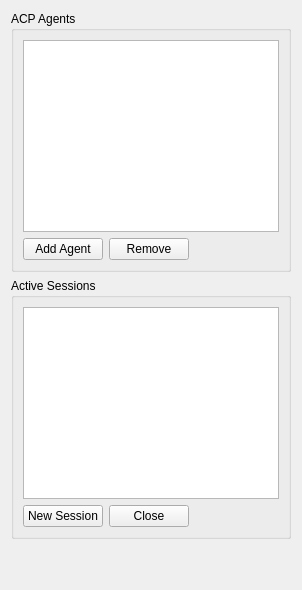
<?xml version="1.0" encoding="UTF-8"?>
<ui version="4.0">
 <class>ACPOption</class>
 <widget class="QWidget" name="ACPOption">
  <layout class="QVBoxLayout" name="verticalLayout">
   <item>
    <widget class="QGroupBox" name="groupBox">
     <property name="title">
      <string>ACP Agents</string>
     </property>
     <layout class="QVBoxLayout" name="verticalLayout_2">
      <item>
       <widget class="QListWidget" name="agentList">
        <property name="alternatingRowColors">
         <bool>true</bool>
        </property>
       </widget>
      </item>
      <item>
       <layout class="QHBoxLayout" name="horizontalLayout">
        <item>
         <widget class="QPushButton" name="addAgentBtn">
          <property name="text">
           <string>Add Agent</string>
          </property>
         </widget>
        </item>
        <item>
         <widget class="QPushButton" name="removeAgentBtn">
          <property name="text">
           <string>Remove</string>
          </property>
         </widget>
        </item>
        <item>
         <spacer name="horizontalSpacer">
          <property name="orientation">
           <enum>Qt::Horizontal</enum>
          </property>
          <property name="sizeHint" stdset="0">
           <size>
            <width>40</width>
            <height>20</height>
           </size>
          </property>
         </spacer>
        </item>
       </layout>
      </item>
     </layout>
    </widget>
   </item>
   <item>
    <widget class="QGroupBox" name="sessionGroupBox">
     <property name="title">
      <string>Active Sessions</string>
     </property>
     <layout class="QVBoxLayout" name="verticalLayout_3">
      <item>
       <widget class="QListWidget" name="sessionList">
        <property name="alternatingRowColors">
         <bool>true</bool>
        </property>
       </widget>
      </item>
      <item>
       <layout class="QHBoxLayout" name="horizontalLayout_2">
        <item>
         <widget class="QPushButton" name="newSessionBtn">
          <property name="text">
           <string>New Session</string>
          </property>
         </widget>
        </item>
        <item>
         <widget class="QPushButton" name="closeSessionBtn">
          <property name="text">
           <string>Close</string>
          </property>
         </widget>
        </item>
        <item>
         <spacer name="horizontalSpacer_2">
          <property name="orientation">
           <enum>Qt::Horizontal</enum>
          </property>
          <property name="sizeHint" stdset="0">
           <size>
            <width>40</width>
            <height>20</height>
           </size>
          </property>
         </spacer>
        </item>
       </layout>
      </item>
     </layout>
    </widget>
   </item>
   <item>
    <spacer name="verticalSpacer">
     <property name="orientation">
      <enum>Qt::Vertical</enum>
     </property>
     <property name="sizeHint" stdset="0">
      <size>
       <width>20</width>
       <height>40</height>
      </size>
     </property>
    </spacer>
   </item>
  </layout>
 </widget>
 <customwidgets>
  <customwidget>
   <class>QMenu</class>
   <extends>QWidget</extends>
   <header>qmenu.h</header>
  </customwidget>
 </customwidgets>
 <resources/>
 <connections/>
</ui>
